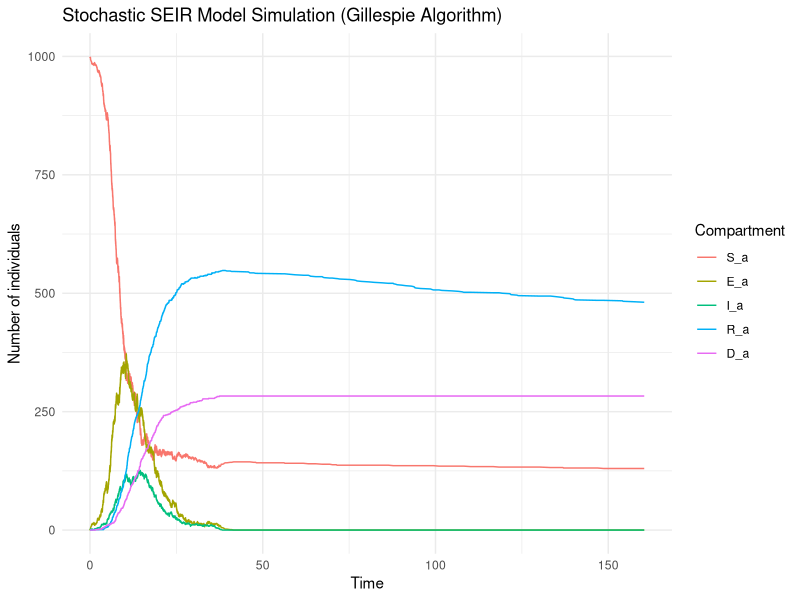
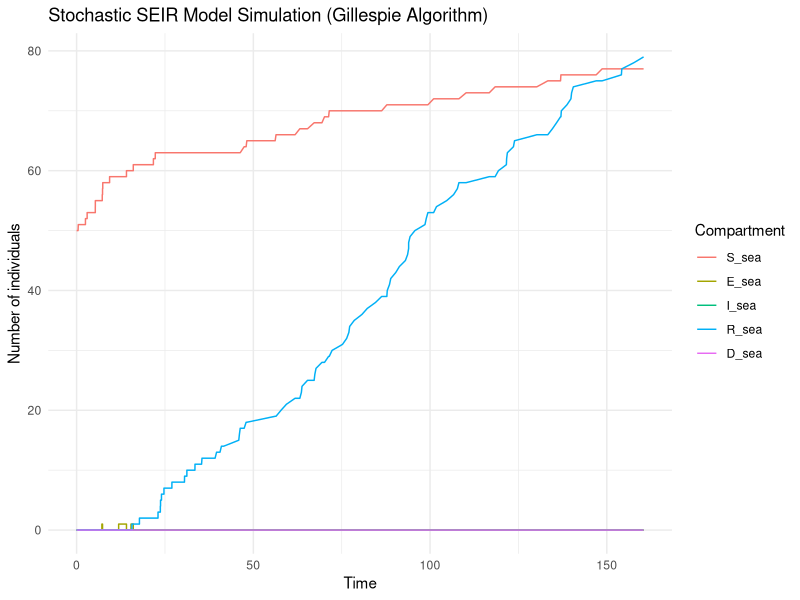

Recreate these plots in R, in order.



# -------------------------------------------------------------------------

# transition A to sea



# -------------------------------------------------------------------------



library(tidyverse)
library(ggplot2)
library(reshape2)
library(abind)
library(cowplot)

# Parameters
total_time <- 160          # Simulation time

param = list( sigma = 1/5.2,            # Rate of progression from exposed to infectious (inverse of incubation period)
              gamma = 1/2.9,             # Recovery rate (inverse of infectious period)
              eta =  (1/5.2)*(0.1)*50,   # Rate of progression from infectious to exposed
              mu = (1/2.9) * 0.5,        # Rate of mortality 
              beta = c(0.01, 0.001),     # Transmission rate in a colony, at sea
              zeta = 0.001                # Transition from colony A to the sea
)


# Initial state

## In colony A
N <- 1000                  # Total population in colony A
initial_infected <- 1
initial_exposed <- 0
initial_recovered <- 0
initial_susceptible <- N - initial_infected - initial_exposed - initial_recovered
initial_dead <- 0

initial_state_A <- c(S = initial_susceptible,
                     E = initial_exposed,
                     I = initial_infected,
                     R = initial_recovered,
                     D = initial_dead)

## At sea
N <- 50                  # Total population at sea
initial_infected <- 0
initial_exposed <- 0
initial_recovered <- 0
initial_susceptible <- N - initial_infected - initial_exposed - initial_recovered
initial_dead <- 0

initial_state_sea <- c(S = initial_susceptible,
                       E = initial_exposed,
                       I = initial_infected,
                       R = initial_recovered,
                       D = initial_dead)



initial_state = matrix(data = c(initial_state_A,
                                initial_state_sea), 
                       nrow = 2, ncol = 5, 
                       byrow = T)

# Gillespie SEIR model function
gillespie_seir <- function(param, initial_state, total_time) {
  
  sigma = param$sigma
  gamma = param$gamma
  eta = param$eta
  mu = param$mu
  beta_colony = param$beta[1]
  beta_sea = param$beta[2]
  zeta = param$zeta

  times <- c(0)
  states <- array(dim = c(2,5,1), data = initial_state)
  
  while (times[length(times)] < total_time) {
    
    S_a <- states[1, 1, dim(states)[3]]
    E_a <- states[1, 2, dim(states)[3]]
    I_a <- states[1, 3, dim(states)[3]]
    R_a <- states[1, 4, dim(states)[3]]
    D_a <- states[1, 5, dim(states)[3]]
    
    S_sea <- states[2, 1, dim(states)[3]]
    E_sea <- states[2, 2, dim(states)[3]]
    I_sea <- states[2, 3, dim(states)[3]]
    R_sea <- states[2, 4, dim(states)[3]]
    D_sea <- states[2, 5, dim(states)[3]]
    
    rates <- c(
      "S_a_to_E_a" = beta_colony * S_a * I_a,
      "E_a_to_S_a" = eta * E_a,
      "E_a_to_I_a" = sigma * E_a,
      "I_a_to_R_a" = gamma * I_a,
      "I_a_to_D_a" = mu * I_a,
      
      "S_sea_to_E_sea" = beta_sea * S_sea * I_sea,
      "E_sea_to_S_sea" = eta * E_sea,
      "E_sea_to_I_sea" = sigma * E_sea,
      "I_sea_to_R_sea" = gamma * I_sea,
      "I_sea_to_D_sea" = mu * I_sea,
      
      "S_a_to_S_sea" = zeta * S_a,
      "E_a_to_E_sea" = zeta * E_a,
      "I_a_to_I_sea" = zeta * I_a,
      "R_a_to_R_sea" = zeta * R_a
      
      
    )
    
    total_rate <- sum(rates)
    
    if (total_rate == 0) {
      break
    }
    
    time_step <- rexp(1, total_rate)
    times <- c(times, times[length(times)] + time_step)
    
    transition <- sample(names(rates), 1, prob = rates / total_rate)
    
    if (transition == "S_a_to_E_a") {
      S_a <- S_a - 1
      E_a <- E_a + 1
    } else if (transition == "E_a_to_S_a") {
      E_a <- E_a - 1
      S_a <- S_a + 1
    } else if (transition == "E_a_to_I_a") {
      E_a <- E_a - 1
      I_a <- I_a + 1
    } else if (transition == "I_a_to_R_a") {
      I_a <- I_a - 1
      R_a <- R_a + 1
    } else if (transition == "I_a_to_D_a") {
      I_a <- I_a - 1
      D_a <- D_a + 1
    } else if (transition == "S_sea_to_E_sea") {
      S_sea <- S_sea - 1
      E_sea <- E_sea + 1
    } else if (transition == "E_sea_to_S_sea") {
      E_sea <- E_sea - 1
      S_sea <- S_sea + 1
    } else if (transition == "E_sea_to_I_sea") {
      E_sea <- E_sea - 1
      I_sea <- I_sea + 1
    } else if (transition == "I_sea_to_R_sea") {
      I_sea <- I_sea - 1
      R_sea <- R_sea + 1
    } else if (transition == "I_sea_to_D_sea") {
      I_sea <- I_sea - 1
      D_sea <- D_sea + 1
    } else if (transition == "S_a_to_S_sea") {
      S_a <- S_a - 1
      S_sea <- S_sea + 1
    } else if (transition == "E_a_to_E_sea") {
      E_a <- E_a - 1
      E_sea <- E_sea + 1
    } else if (transition == "I_a_to_I_sea") {
      I_a <- I_a - 1
      I_sea <- I_sea + 1
    } else if (transition == "R_a_to_R_sea") {
      R_a <- R_a - 1
      R_sea <- R_sea + 1
    }
    
    
    new_state = matrix(data = c(S_a, E_a, I_a, R_a, D_a,
                                S_sea, E_sea, I_sea, R_sea, D_sea), 
                           nrow = 2, ncol = 5, 
                           byrow = T)
    
    states <- abind(states, new_state)
  }
  
  return(list(times = times, states = states))
}



# Run simulation
result <- gillespie_seir(param, initial_state, total_time)

# Convert results to data frame for plotting
output <- data.frame(time = result$times,
                     
                     S_a = result$states[1, 1,],
                     E_a = result$states[1, 2,],
                     I_a = result$states[1, 3,],
                     R_a = result$states[1, 4,],
                     D_a = result$states[1, 5,],
                     
                     S_sea = result$states[2, 1,],
                     E_sea = result$states[2, 2,],
                     I_sea = result$states[2, 3,],
                     R_sea = result$states[2, 4,],
                     D_sea = result$states[2, 5,])

output_long <- melt(output, id = "time")

# Plot results

output_a = output_long %>% subset(., variable %in% c("S_a", "E_a", "I_a", "R_a", "D_a"))
plot_a = ggplot(output_a, aes(x = time, y = value, color = variable)) +
  geom_line() +
  labs(x = "Time", y = "Number of individuals", color = "Compartment") +
  theme_minimal() +
  ggtitle("Stochastic SEIR Model Simulation (Gillespie Algorithm)")

output_sea = output_long %>% subset(., variable %in% c("S_sea", "E_sea", "I_sea", "R_sea", "D_sea"))
plot_sea = ggplot(output_sea, aes(x = time, y = value, color = variable)) +
  geom_line() +
  labs(x = "Time", y = "Number of individuals", color = "Compartment") +
  theme_minimal() +
  ggtitle("Stochastic SEIR Model Simulation (Gillespie Algorithm)")


plot_a 
plot_sea
